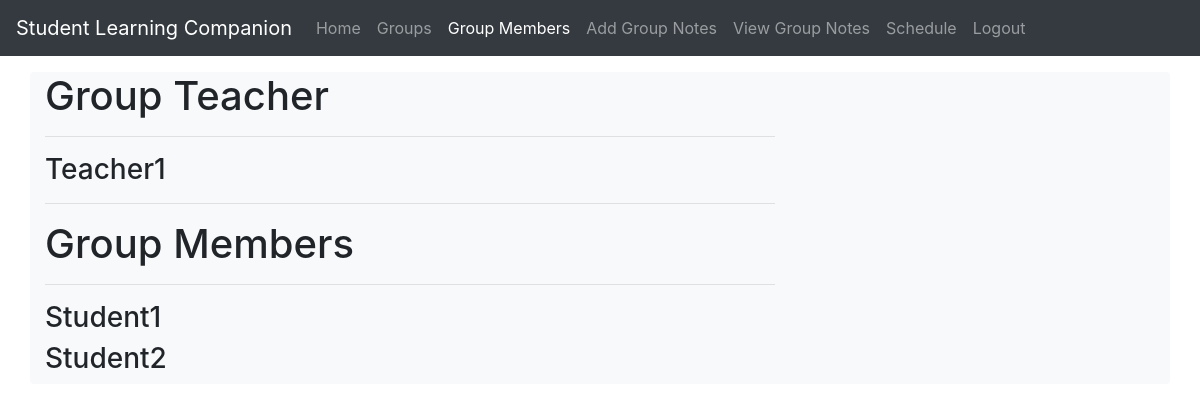
The page /groupmembers.php?id=2 (signed in) on the database its author committed.
### tables this page shows
CREATE TABLE `teacher` (
  `teachId` int(11) NOT NULL,
  `usern` varchar(30) NOT NULL,
  `pass` varchar(30) NOT NULL,
  `email` varchar(50) NOT NULL,
  `gender` varchar(7) NOT NULL
);

CREATE TABLE `usergroups` (
  `userId` int(11) NOT NULL,
  `groupId` int(11) NOT NULL
);

CREATE TABLE `student` (
  `userId` int(11) NOT NULL,
  `usern` varchar(30) NOT NULL,
  `pass` varchar(30) NOT NULL,
  `email` varchar(50) NOT NULL,
  `regNo` varchar(11) NOT NULL,
  `gender` varchar(7) NOT NULL
);

### groupmembers.php (the view, shortened to what this page needs)
<?php
$id = (int)$_GET["id"];
?>
<!DOCTYPE html>
<html lang="en">
<head>
    <link rel="stylesheet" href="https://stackpath.bootstrapcdn.com/bootstrap/4.3.1/css/bootstrap.min.css"
>
</head>
<body>
    <nav class="navbar navbar-expand-lg navbar-dark bg-dark">
        <a class="navbar-brand" href="">Student Learning Companion</a>
        <div class="collapse navbar-collapse" id="navbarSupportedContent">
            <ul class="navbar-nav mr-auto">
                <li class="nav-item">
                    <a class="nav-link" href="student.php">Home</a>
                </li>
                <li class="nav-item">
                    <a class="nav-link" href="groups.php">Groups</span></a>
                </li>
                <?php
                echo '
                <li class="nav-item active">
                    <a class="nav-link" href="groupmembers.php?id=' . $_GET["id"] . '">Group Members</span></a>
                </li>
                <li class="nav-item">
                <a class="nav-link" href="addgnotes.php?id=' . $_GET["id"] . '">Add Group Notes</a>
                </li>
                <li class="nav-item">
                <a class="nav-link" href="viewgnotes.php?id=' . $_GET["id"] . '">View Group Notes</a>
                </li>';
                ?>
                <li class="nav-item">
                    <a class="nav-link" href="schedule.php">Schedule</span></a>
                </li>
                <li class="nav-item">
                    <a class="nav-link" href="studentLogin.php">Logout</span></a>
                </li>
            </ul>
        </div>
    </nav>
    <div class="container my-3 rounded bg-light">
        <div class="row">
        <div class="col-8">
            <h1>Group Teacher</h1>
            <hr>
            <?php
            include 'config.php';
            $result = mysqli_query($con,"SELECT teachId FROM groups WHERE groupId = $id");
            $row = $result->fetch_assoc();
            $result = mysqli_query($con,"SELECT usern FROM teacher WHERE teachId = $row[teachId]");
            $row1 = $result->fetch_assoc();
            echo '<div style="width: 100%;"><h3>'.$row1['usern'].'</h3></div>';?>
            <hr>
            <h1>Group Members</h1>
            <hr>
            <?php
            include 'config.php';
            $id = (int)$_GET["id"];
            $result=mysqli_query($con,"SELECT userId FROM usergroups WHERE groupId = $id");
            if($result->num_rows > 0)
            {
                while($row = $result->fetch_assoc())
                {
                    $result1 = mysqli_query($con,"SELECT usern FROM student WHERE userId = $row[userId]");
                    if($result1->num_rows == 1)
                    {
                        $row1 = $result1->fetch_assoc();
                        echo '<div><h3>'.$row1['usern'].'</h3></div>';
                    }
                }
            }
            ?>
        </div>
    </div>
    </div>
</body>
</html>

### rows shown on the page
teacher: usern "Teacher1"
usergroups: student.usern "Student1"
usergroups: student.usern "Student2"
